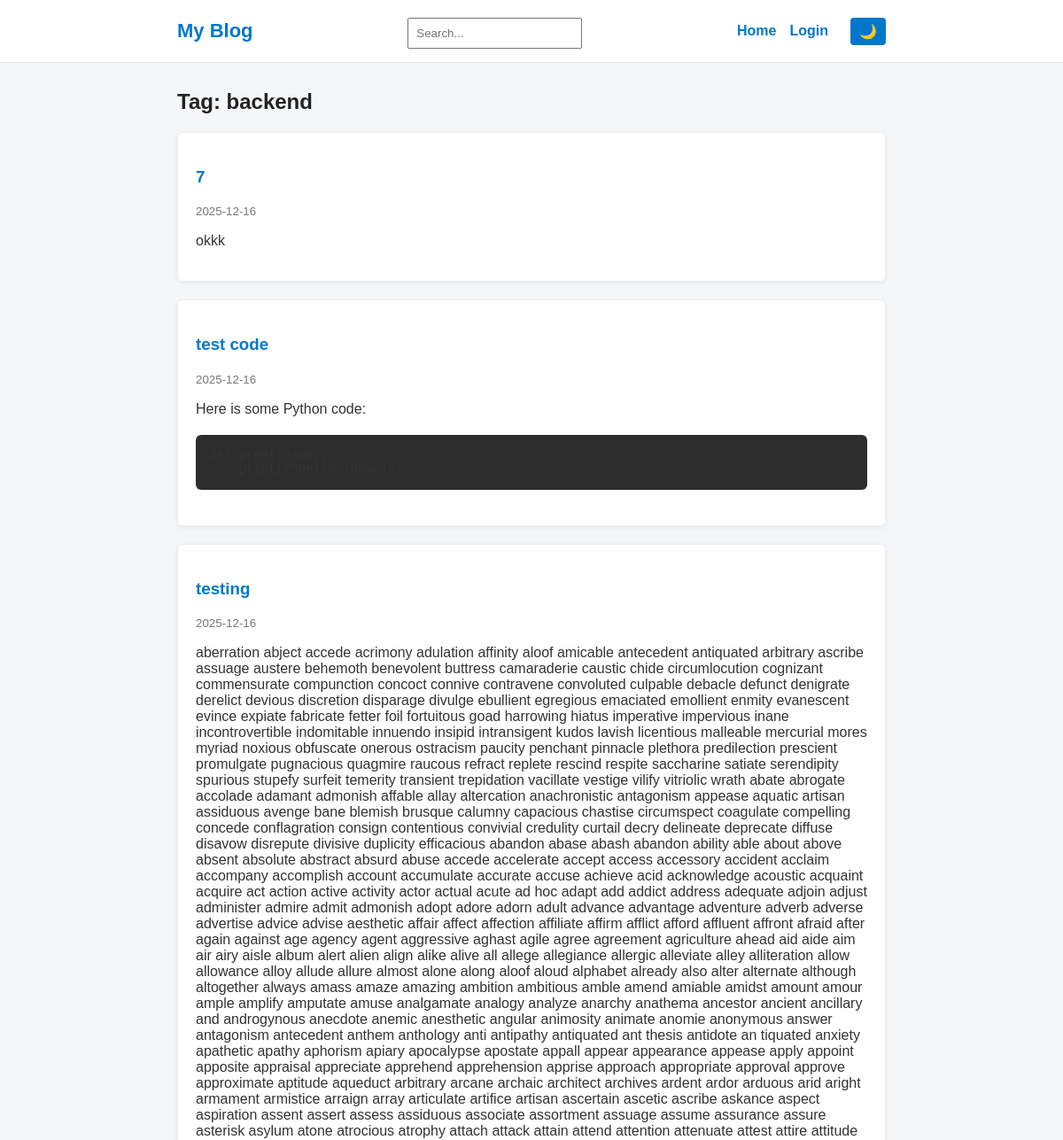
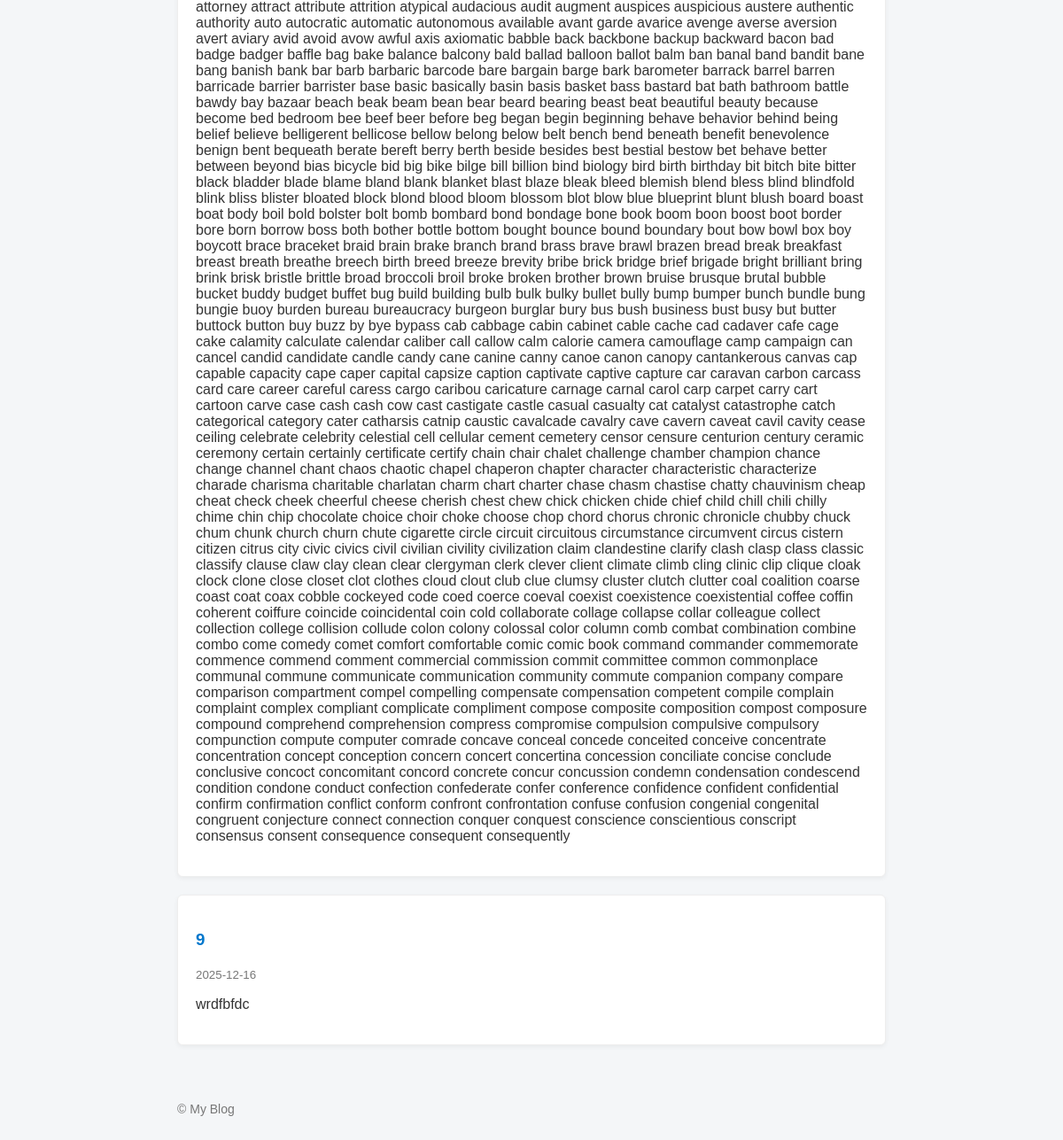
Screenshot of /tag/backend with the database file from the repository (2 pictures, top to bottom).
### models.py (models this page shows, shortened)
class Tag(db.Model):
    id = db.Column(db.Integer, primary_key=True)
    name = db.Column(db.String(50), unique=True, nullable=False)
    posts = db.relationship(
        "Post",
        secondary=post_tags,
        back_populates="tags"
    )

class Post(db.Model):
    id = db.Column(db.Integer, primary_key=True)
    title = db.Column(db.String(200), nullable=False)
    content = db.Column(db.Text, nullable=False)
    created_at = db.Column(db.DateTime, default=datetime.utcnow)
    views = db.Column(db.Integer, default=0)
    image = db.Column(db.String(255), nullable=True)
    is_published = db.Column(db.Boolean, default=True)
    meta_title = db.Column(db.String(255), nullable=True)
    meta_description = db.Column(db.String(300), nullable=True)
    category_id = db.Column(
        db.Integer,
        db.ForeignKey("category.id"),
        nullable=True
    )
    tags = db.relationship(
        "Tag",
        secondary=post_tags,
        back_populates="posts"
    )

### app.py (the view)
@app.route("/tag/<string:name>")
def tag_view(name):
    tag = Tag.query.filter_by(name=name).first_or_404()
    posts = [p for p in tag.posts if p.is_published]
    return render_template("tag.html", tag=tag, posts=posts)

### app.py (called while the page is built)
@app.template_filter("markdown")
def markdown_filter(text):
    return markdown.markdown(
        text,
        extensions=["fenced_code", "codehilite"]
    )

### templates/tag.html (shortened to what this page needs)
{% extends "base.html" %}
{% block content %}
<h2>Tag: {{ tag.name }}</h2>
{% for post in posts %}
    <article>
        <h3>
            <a href="{{ url_for('post_detail', post_id=post.id) }}">
                {{ post.title }}
            </a>
        </h3>
        <small>{{ post.created_at.strftime('%Y-%m-%d') }}</small>
        <div>{{ post.content | markdown | safe }}</div>
    </article>
{% endfor %}
{% endblock %}

### static/style.css (style rules this page uses)
body { font-family: Arial, Helvetica, sans-serif; background-color: #f4f6f8; color: #333; margin: 0; padding: 0; }
h1, h2, h3 { color: #222; }
a { color: #0077cc; text-decoration: none; }
article { background: #ffffff; padding: 20px; margin-bottom: 20px; border-radius: 6px; border: 1px solid #eee; box-shadow: 0 2px 5px rgba(0,0,0,0.05); }
small { color: #777; }
pre { background: #2d2d2d; padding: 15px; border-radius: 6px; overflow-x: auto; margin: 20px 0; }
code { font-family: Consolas, Monaco, "Courier New", monospace; font-size: 14px; }

### rows the page displays
Tag: name "backend"
Post: title "7", created_at "2025-12-16", content "okkk"
Post: title "test code", created_at "2025-12-16", content "Here is some Python code:"
Post: title "testing", created_at "2025-12-16", content "aberration abject accede acrimony adulation affinity aloof amicable antecedent antiquated arbitrary ascribe assuage austere behemoth benevolent buttress camaraderie caustic chide circumlocution cognizant commensurate compunction concoct connive contravene convoluted culpable debacle defunct denigrate derelict devious discretion disparage divulge ebullient egregious emaciated emollient enmity evanescent evince expiate fabricate fetter foil fortuitous goad harrowing hiatus imperative impervious inane incontrovertible indomitable innuendo insipid intransigent kudos lavish licentious malleable mercurial mores myriad noxious obfuscate onerous ostracism paucity penchant pinnacle plethora…"
Post: title "9", created_at "2025-12-16", content "wrdfbfdc"
